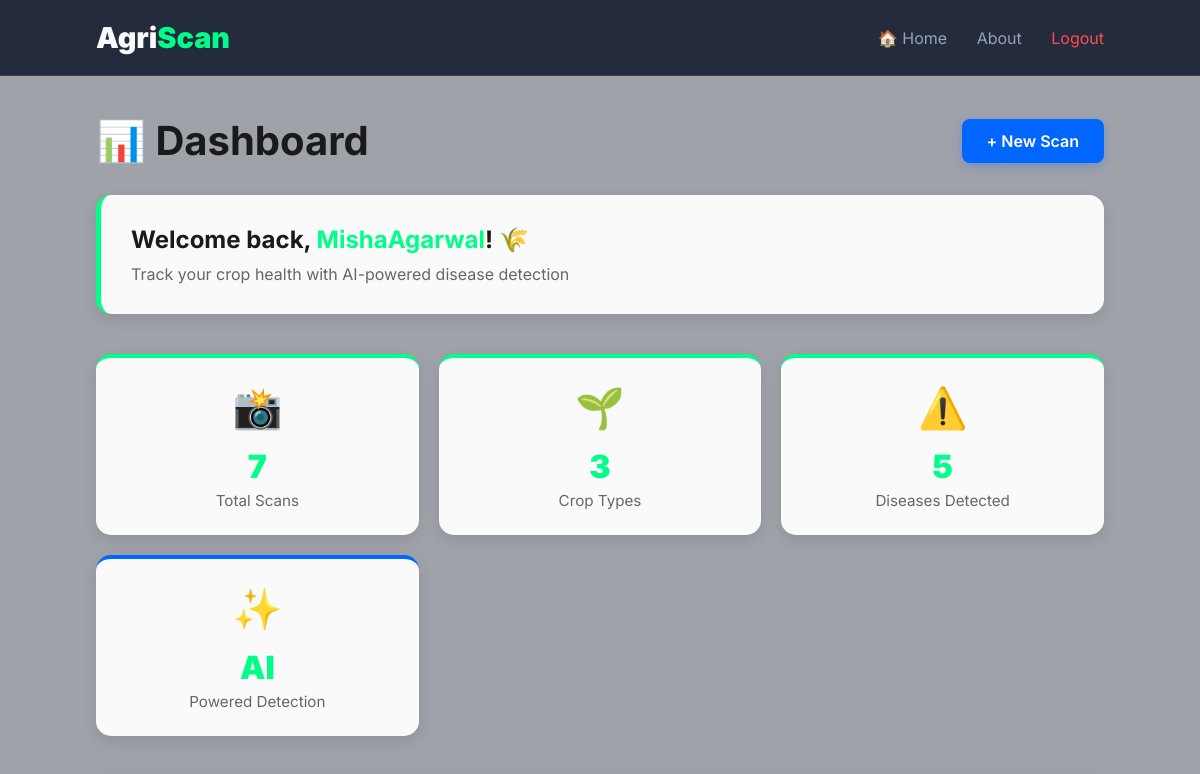
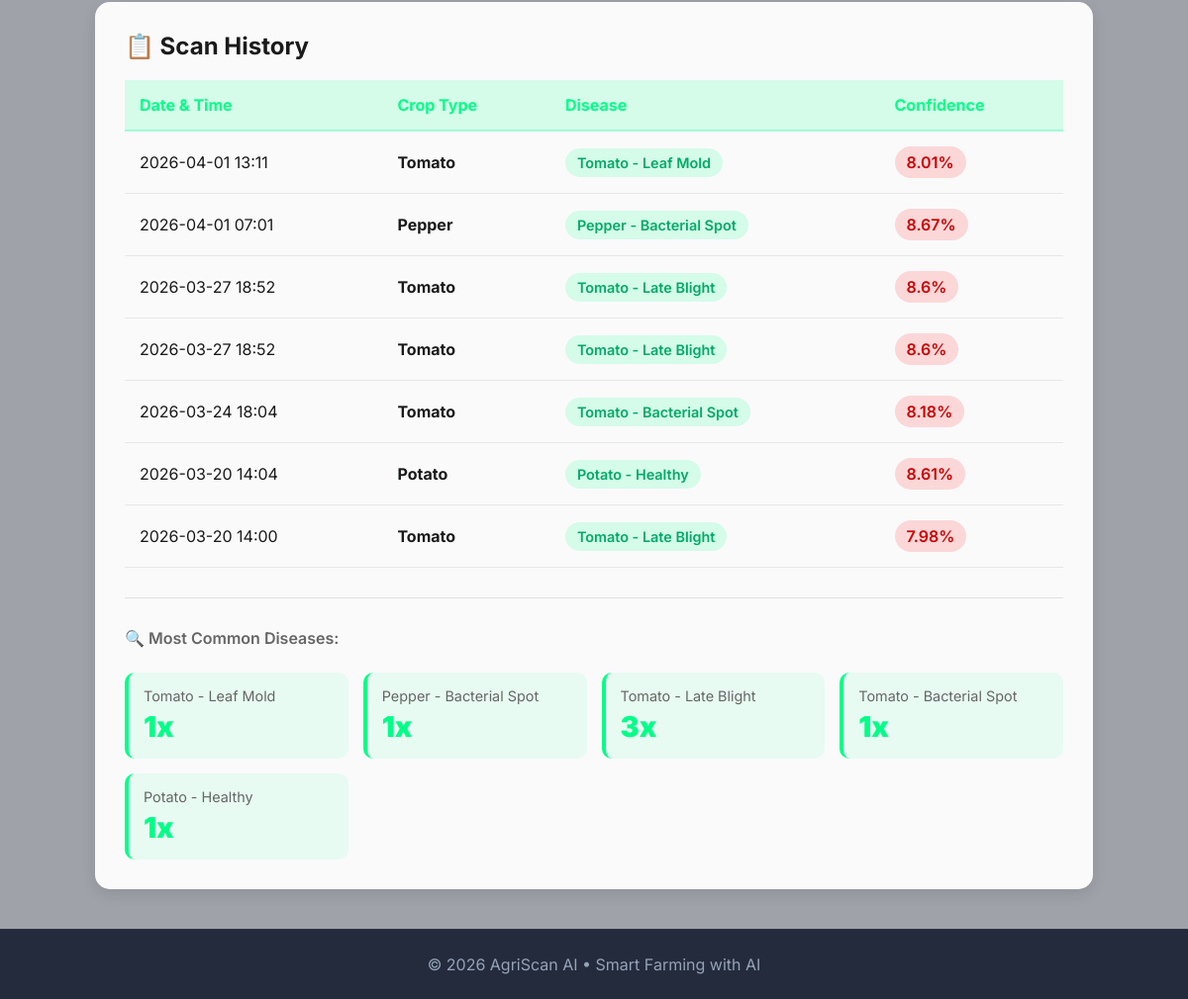
The app's page /dashboard (signed in), older data (2 pictures, top to bottom).
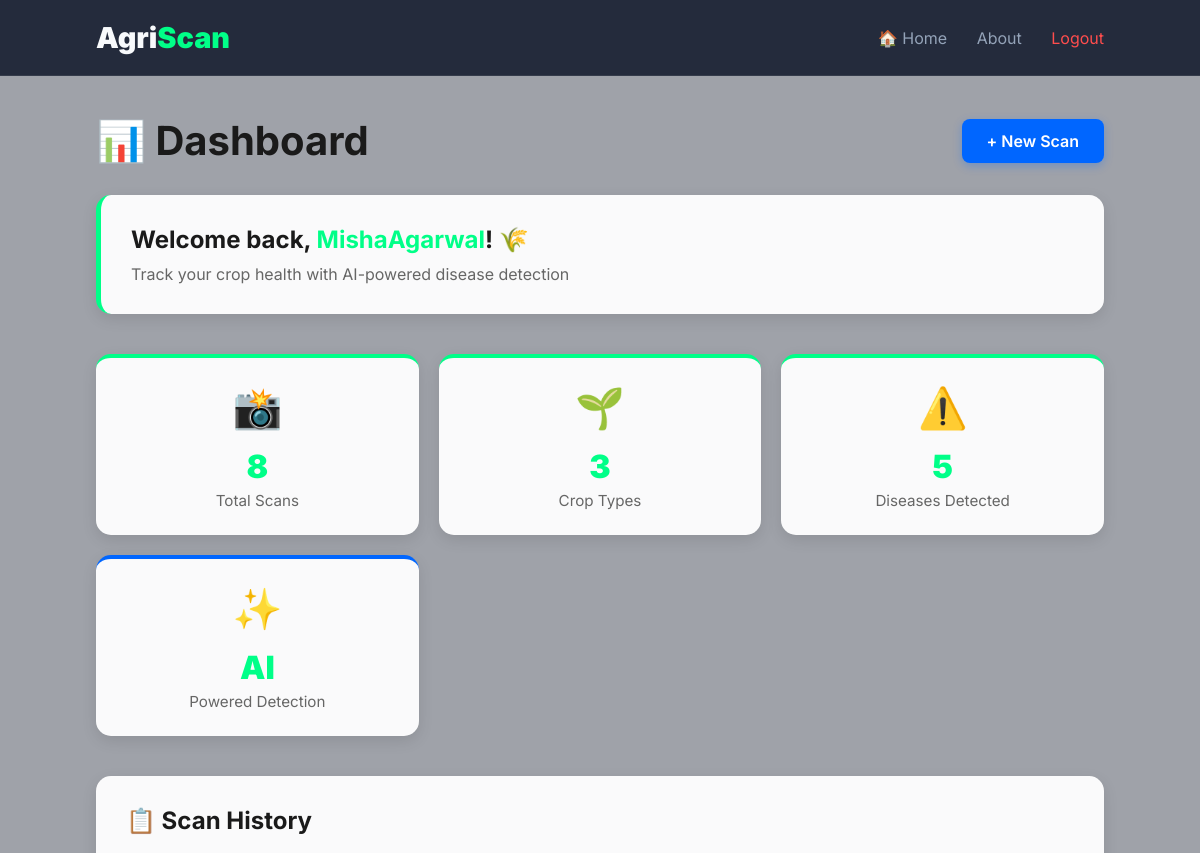
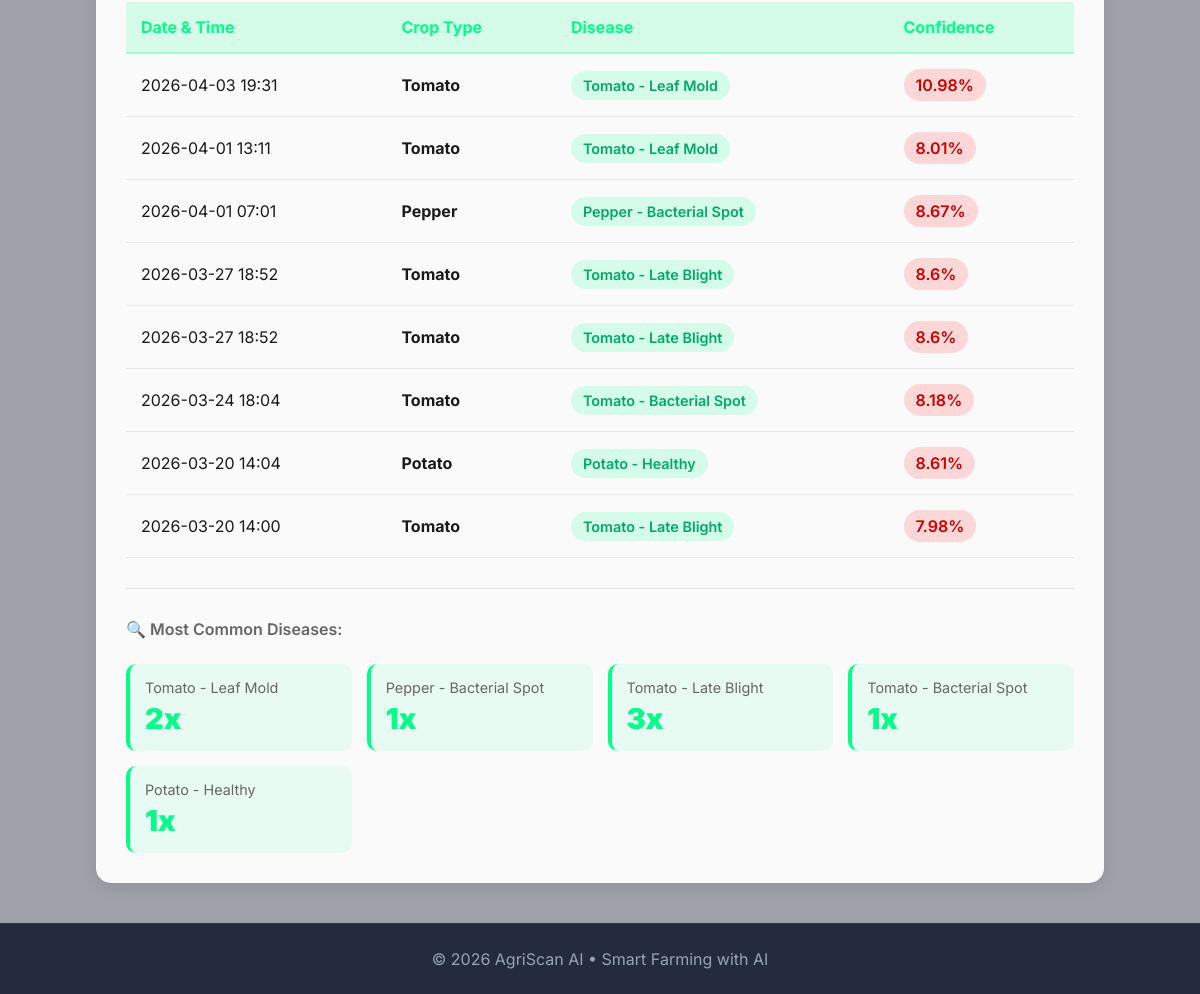
The same page, newer data (2 pictures, top to bottom).
### app.py (models this page shows)
class User(db.Model):
    id = db.Column(db.Integer, primary_key=True)
    name = db.Column(db.String(100))
    email = db.Column(db.String(100), unique=True)
    password = db.Column(db.String(200))
    predictions = db.relationship('Prediction', backref='user', lazy=True)

class Prediction(db.Model):
    id = db.Column(db.Integer, primary_key=True)
    user_id = db.Column(db.Integer, db.ForeignKey('user.id'), nullable=False)
    disease_name = db.Column(db.String(100))
    confidence = db.Column(db.Float)
    image_filename = db.Column(db.String(200))
    timestamp = db.Column(db.DateTime, default=datetime.utcnow)
    crop_type = db.Column(db.String(50))

### app.py (the view)
@app.route('/dashboard')
def dashboard():
    if 'user_id' not in session:
        flash('Please log in first', 'error')
        return redirect(url_for('login'))
    user = User.query.get(session['user_id'])
    predictions = Prediction.query.filter_by(user_id=session['user_id']).order_by(Prediction.timestamp.desc()).all()
    total_predictions = len(predictions)
    disease_counts = {}
    crop_counts = {}
    for pred in predictions:
        disease_counts[pred.disease_name] = disease_counts.get(pred.disease_name, 0) + 1
        crop_counts[pred.crop_type] = crop_counts.get(pred.crop_type, 0) + 1
    return render_template('dashboard.html',
                        user=user,
                        predictions=predictions,
                        total_predictions=total_predictions,
                        disease_counts=disease_counts,
                        crop_counts=crop_counts,current_user =current_user)

### templates/dashboard.html (shortened to what this page needs)
<!DOCTYPE html>
<html lang="en">
<head>
<link rel="stylesheet" href="https://cdnjs.cloudflare.com/ajax/libs/font-awesome/6.0.0/css/all.min.css">
</head>
<body>
<nav>
<div class="logo">Agri<span>Scan</span></div>
<div>
<a href="{{ url_for('index') }}">🏠 Home</a>
<a href="{{ url_for('about') }}">About</a>
<a href="/logout" style="color:#ff4d4d;">Logout</a>
</div>
</nav>
<div class="main">
<div class="dashboard-header">
<div class="header-top">
<h1>📊 Dashboard</h1>
<a href="/upload" class="btn">+ New Scan</a>
</div>
<div class="welcome-card">
<h2>Welcome back, <span style="color:var(--primary);">{{ user.name }}</span>! 🌾</h2>
<p>Track your crop health with AI-powered disease detection</p>
</div>
</div>
<div class="stats-grid">
<div class="stat-card">
<div class="stat-icon">📸</div>
<div class="stat-value">{{ total_predictions }}</div>
<div class="stat-label">Total Scans</div>
</div>
<div class="stat-card">
<div class="stat-icon">🌱</div>
<div class="stat-value">{{ crop_counts|length }}</div>
<div class="stat-label">Crop Types</div>
</div>
<div class="stat-card">
<div class="stat-icon">⚠️</div>
<div class="stat-value">{{ disease_counts|length }}</div>
<div class="stat-label">Diseases Detected</div>
</div>
<div class="stat-card accent">
<div class="stat-icon">✨</div>
<div class="stat-value">AI</div>
<div class="stat-label">Powered Detection</div>
</div>
</div>
<div class="history-section">
<h3>📋 Scan History</h3>
{% if predictions|length > 0 %}
<div class="table-container">
<table>
<thead>
<tr>
<th>Date & Time</th>
<th>Crop Type</th>
<th>Disease</th>
<th>Confidence</th>
</tr>
</thead>
<tbody>
{% for pred in predictions %}
<tr>
<td>{{ pred.timestamp.strftime('%Y-%m-%d %H:%M') }}</td>
<td><strong>{{ pred.crop_type }}</strong></td>
<td><span class="disease-badge">{{ pred.disease_name }}</span></td>
<td>
  {% if pred.confidence >= 85 %}
    <span class="confidence-badge confidence-high">{{ pred.confidence|round(2) }}%</span>
  {% elif pred.confidence >= 70 %}
    <span class="confidence-badge confidence-medium">{{ pred.confidence|round(2) }}%</span>
  {% else %}
    <span class="confidence-badge confidence-low">{{ pred.confidence|round(2) }}%</span>
  {% endif %}
</td>
</tr>
{% endfor %}
</tbody>
</table>
</div>
<div class="disease-stats">
<div style="grid-column:1/-1; margin-bottom:10px; color:var(--text-muted); font-weight:600;">🔍 Most Common Diseases:</div>
{% for disease, count in disease_counts.items() %}
<div class="disease-item">
<div class="disease-name">{{ disease }}</div>
<div class="disease-count">{{ count }}x</div>
</div>
{% endfor %}
</div>
{% else %}
<div class="empty-state">
<i class="fas fa-inbox"></i>
<p>No scans yet. Start by uploading a crop image!</p>
<a href="/upload" class="btn" style="display:inline-block; margin-top:20px;">Upload Image</a>
</div>
{% endif %}
</div>
</div>
<footer>
<p>© 2026 AgriScan AI • Smart Farming with AI</p>
</footer>
</body>
</html>

### templates/dashboard.html (style rules this page uses)
:root { --bg-dark:#0f172a; --bg-card:rgba(255,255,255,0.95); --primary:#00ff88; --text-main:#1a1a1a; --text-muted:#666666; --accent:#0066ff; --white:#ffffff; }
* { margin:0; padding:0; box-sizing:border-box; font-family:'Inter',sans-serif; }
body { color:var(--text-main); min-height:100vh; display:flex; flex-direction:column; }
body::before { content:""; position:fixed; top:0; left:0; width:100%; height:100%; background:url("https://images.unsplash.com/photo-1574943320219-553eb213f72d?q=80&w=1600&auto=format&fit=crop") center/cover no-repeat; z-index:-2; }
body::after { content:""; position:fixed; top:0; left:0; width:100%; height:100%; background:rgba(15,23,42,0.4); z-index:-1; }
nav { display:flex; justify-content:space-between; align-items:center; padding:20px 8%; border-bottom:1px solid rgba(255,255,255,0.08); backdrop-filter:blur(10px); background:rgba(15,23,42,0.85); }
.logo { font-size:1.8rem; font-weight:900; color:#f8fafc; }
.logo span { color:var(--primary); }
nav a { color:#94a3b8; text-decoration:none; margin-left:25px; transition:.3s; }
.main { flex:1; padding:40px 8%; max-width:1400px; margin:0 auto; width:100%; }
.dashboard-header { margin-bottom:40px; }
.header-top { display:flex; justify-content:space-between; align-items:center; margin-bottom:30px; flex-wrap:wrap; gap:20px; }
.header-top h1 { font-size:2.5rem; color:var(--text-main); }
.header-top .btn { padding:12px 25px; background:var(--accent); color:#fff; border:none; border-radius:8px; cursor:pointer; text-decoration:none; transition:.3s; font-weight:600; display:inline-block; box-shadow:0 3px 10px rgba(0,102,255,0.3); }
.welcome-card { background:var(--bg-card); padding:30px; border-radius:15px; border-left:5px solid var(--primary); backdrop-filter:blur(10px); margin-bottom:30px; box-shadow:0 5px 15px rgba(0,0,0,0.1); }
.welcome-card h2 { font-size:1.5rem; margin-bottom:10px; color:var(--text-main); }
.welcome-card p { color:var(--text-muted); }
.stats-grid { display:grid; grid-template-columns:repeat(auto-fit, minmax(250px, 1fr)); gap:20px; margin-bottom:40px; }
.stat-card { background:var(--bg-card); padding:25px; border-radius:15px; border-top:4px solid var(--primary); backdrop-filter:blur(10px); text-align:center; box-shadow:0 5px 15px rgba(0,0,0,0.1); transition:.3s; }
.stat-card.accent { border-top-color:var(--accent); }
.stat-icon { font-size:2.5rem; margin-bottom:15px; }
.stat-value { font-size:2rem; font-weight:900; color:var(--primary); margin-bottom:5px; }
.stat-label { color:#666; font-size:0.95rem; }
.history-section { background:var(--bg-card); padding:30px; border-radius:15px; backdrop-filter:blur(10px); box-shadow:0 5px 15px rgba(0,0,0,0.1); }
.history-section h3 { font-size:1.5rem; margin-bottom:20px; color:var(--text-main); }
.table-container { overflow-x:auto; }
table { width:100%; border-collapse:collapse; }
thead { background:rgba(0,255,136,0.15); }
th { padding:15px; text-align:left; color:var(--primary); font-weight:700; border-bottom:2px solid rgba(0,255,136,0.3); }
td { padding:15px; border-bottom:1px solid rgba(0,0,0,0.08); color:var(--text-main); }
.disease-badge { background:rgba(0,255,136,0.15); color:#00aa66; padding:6px 12px; border-radius:20px; font-size:0.9rem; font-weight:600; }
.confidence-badge { display:inline-block; padding:6px 12px; border-radius:20px; font-weight:600; }
.confidence-low { background:rgba(255,77,77,0.2); color:#cc0000; }
.disease-stats { display:grid; grid-template-columns:repeat(auto-fit, minmax(200px, 1fr)); gap:15px; margin-top:30px; padding-top:30px; border-top:1px solid rgba(0,0,0,0.1); }
.disease-item { background:rgba(0,255,136,0.08); padding:15px; border-radius:10px; border-left:4px solid var(--primary); }
.disease-name { color:#666; font-size:0.9rem; margin-bottom:5px; }
.disease-count { font-size:1.8rem; font-weight:900; color:var(--primary); }
footer { padding:25px; text-align:center; color:#94a3b8; border-top:1px solid rgba(255,255,255,0.05); background:rgba(15,23,42,0.85); }

Row changes from the older to the newer data that the page shows:
no longer on one of the page's lists (row unchanged): Prediction: disease_name "Tomato - Leaf Mold"
added Prediction: timestamp "2026-04-03 19:31", crop_type "Tomato", disease_name "Tomato - Leaf Mold", confidence "10.98", count "2"
Text that changed along with them:
{{ total_predictions }}: "7" → "8"
